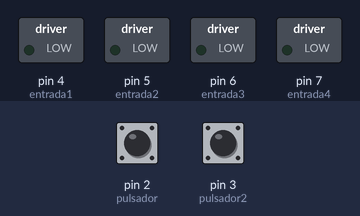
The sketch below on a simulated Arduino Uno, built with avr-gcc and run on an emulated ATmega328P. Shown: switched loads named in the sketch (green lamp = pin HIGH). The inputs (shaded band) are chosen by the test bench; at power-on: pin 2 (pulsador) HIGH, pin 3 (pulsador2) HIGH. What the sketch prints to the serial monitor is not drawn.

Above: at 1.2 s.
1.3 s: pin 2 (pulsador) pulled LOW for 0.15 s
At 1.38 s:
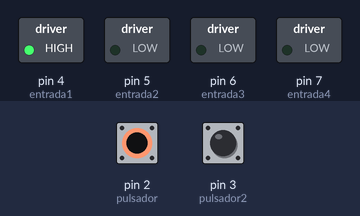
2.9 s: pin 3 (pulsador2) pulled LOW for 0.15 s
At 2.97 s:
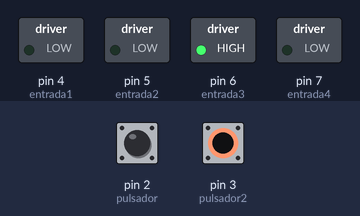
4.5 s: pin 2 (pulsador) pulled LOW for 1 s
At 6.5 s:
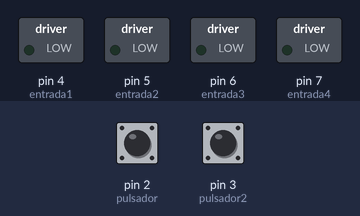
7.0 s: pin 3 (pulsador2) pulled LOW for 1 s
At 7.6 s:
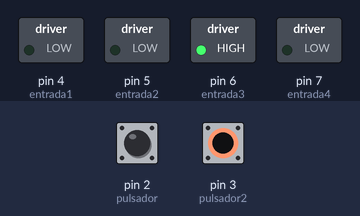
9.5 s: pin 2 (pulsador) driven LOW and pin 3 (pulsador2) driven LOW
At 10.7 s:
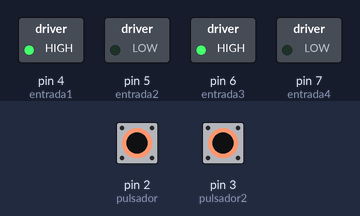
11.0 s: pin 2 (pulsador) driven HIGH
At 11.9 s:
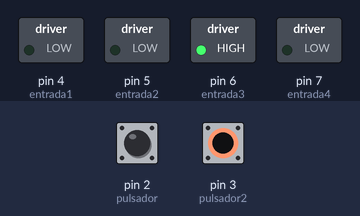
Timing chart, 0 to 13.8 s (numbered marks = the images above; inputs shaded):
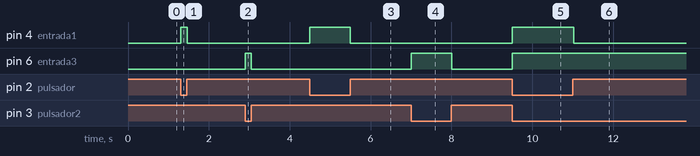

Measured:
- after the input at 1.3 s, pin 4 (entrada1): LOW → HIGH at once, → LOW 0.16 s later
- after the input at 2.9 s, pin 6 (entrada3): LOW → HIGH at once, → LOW 0.15 s later
- after the input at 4.5 s, pin 4 (entrada1): LOW → HIGH at once, → LOW 1.0 s later
- after the input at 7.0 s, pin 6 (entrada3): LOW → HIGH at once, → LOW 1.0 s later
- after the input at 9.5 s, pin 4 (entrada1), pin 6 (entrada3): LOW → HIGH at once
- after the input at 11.0 s, pin 4 (entrada1): HIGH → LOW at once

The sketch:

LAVADORA.ino
```cpp
int pulsador = 2;
int estadoAnterior = LOW;
int estadoActual;

int pulsador2 = 3;
int estadoAnterior2 = LOW;
int estadoActual2;

//Motor1
int entrada1 = 4;
int entrada2 = 5;

//Motor1
int entrada3 = 6;
int entrada4 = 7;

int vueltas = 1.4;
int tiempoPorVuelta = 550;

void setup() {
  pinMode(pulsador, INPUT_PULLUP);

  pinMode(pulsador2, INPUT_PULLUP);

  Serial.begin(9600);

  //Puente H
  pinMode(entrada1, OUTPUT);
  pinMode(entrada2, OUTPUT);

    pinMode(entrada3, OUTPUT);
  pinMode(entrada4, OUTPUT);
}

void loop() {
  estadoActual = digitalRead(pulsador);

  if (estadoAnterior == HIGH) {
      digitalWrite(entrada1, LOW);
      digitalWrite(entrada2, LOW);

  } else if(estadoActual == LOW) {
    Serial.print("ejecutado ...");
    digitalWrite(entrada1, HIGH);
    digitalWrite(entrada2, LOW);

  }

  estadoAnterior = estadoActual;
  //------------------------------------

   estadoActual2 = digitalRead(pulsador2);

     if (estadoAnterior2 == HIGH) {
      digitalWrite(entrada3, LOW);
      digitalWrite(entrada4, LOW);
  } else if(estadoActual2 == LOW) {
    Serial.print("ejecutado2 ...");
      digitalWrite(entrada3, HIGH);
      digitalWrite(entrada4, LOW);
  }

  estadoAnterior2 = estadoActual2;
}
```
